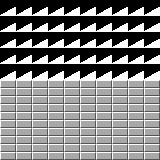

Rendered tile map (Tiled .tmx) drawn with the repository's tilesets; below, a short description and the full map source, tile grids included:
An orthogonal 10x10 tile map with 16x16 px tiles, 1 tile layer (Tile Layer 2), 1 hidden layer not drawn, 2 tilesets.

<map version="1.2" tiledversion="1.2.3" orientation="orthogonal" renderorder="right-down" width="10" height="10" tilewidth="16" tileheight="16" infinite="0" nextlayerid="3" nextobjectid="1">
 <tileset firstgid="1" name="k1tiles" tilewidth="16" tileheight="16" tilecount="611" columns="13">
  <image source="../gfx/k1tiles.bmp" width="208" height="752" />
  <tile id="0">
   <properties>
    <property name="tileID" type="int" value="0" />
   </properties>
  </tile>
 </tileset>
 <tileset firstgid="612" name="k2tiles" tilewidth="16" tileheight="16" tilecount="689" columns="13">
  <image source="../gfx/k2tiles.bmp" width="208" height="848" />
  <tile id="0">
   <properties>
    <property name="typeID" type="int" value="0" />
   </properties>
  </tile>
 </tileset>
 <layer id="1" name="Tile Layer 1" width="10" height="10" visible="0">
  <data encoding="csv">
1,1,1,1,1,1,1,1,1,1,
1,1,1,1,1,1,1,1,1,1,
1,1,1,1,1,1,1,1,1,1,
1,1,1,1,1,1,1,1,1,1,
1,1,1,1,1,1,1,1,1,1,
612,612,612,612,612,612,612,612,612,612,
612,612,612,612,612,612,612,612,612,612,
612,612,612,612,612,612,612,612,612,612,
612,612,612,612,612,612,612,612,612,612,
612,612,612,612,612,612,612,612,612,612
</data>
 </layer>
 <layer id="2" name="Tile Layer 2" width="10" height="10">
  <data encoding="csv">
1,1,1,1,1,1,1,1,1,1,
1,1,1,1,1,1,1,1,1,1,
1,1,1,1,1,1,1,1,1,1,
1,1,1,1,1,1,1,1,1,1,
1,1,1,1,1,1,1,1,1,1,
612,612,612,612,612,612,612,612,612,612,
612,612,612,612,612,612,612,612,612,612,
612,612,612,612,612,612,612,612,612,612,
612,612,612,612,612,612,612,612,612,612,
612,612,612,612,612,612,612,612,612,612
</data>
 </layer>
</map>